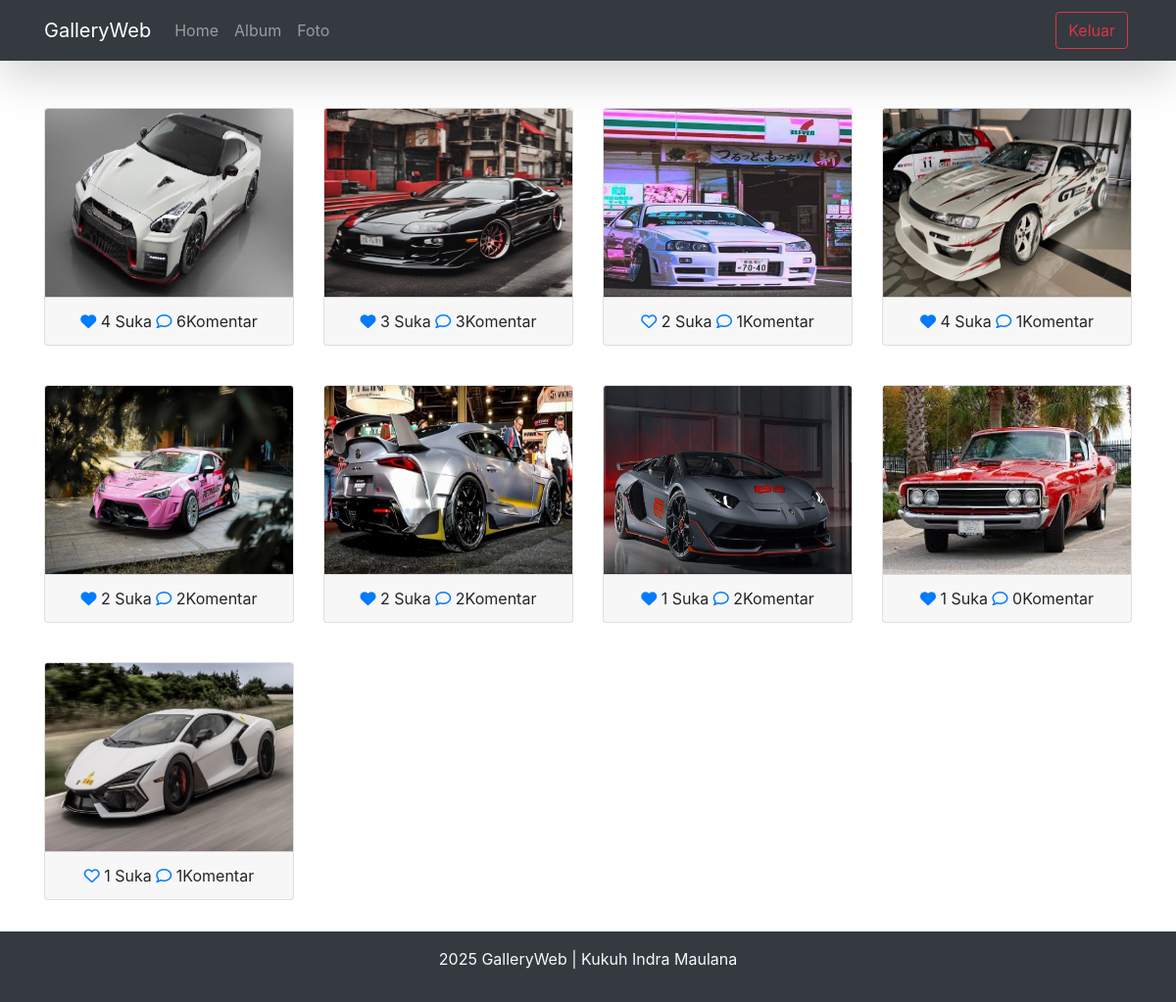
The app's page /home/index.php (signed in) with its own data.
### tables this page shows
CREATE TABLE `foto` (
  `fotoid` int NOT NULL,
  `judulfoto` varchar(255) NOT NULL,
  `deskripsifoto` text NOT NULL,
  `tanggalunggah` date NOT NULL,
  `lokasifile` varchar(255) NOT NULL,
  `albumid` int NOT NULL,
  `userid` int NOT NULL
);

### home/index.php (the view, shortened to what this page needs)
<?php
include '../config/koneksi.php';
$userid = $_SESSION ['userid'];
?>
<!DOCTYPE html>
<html lang="en">
<head>
    <link rel="stylesheet" href="../assets/css/bootstrap.min.css">
    <link rel="stylesheet" href="https://stackpath.bootstrapcdn.com/bootstrap/4.5.2/css/bootstrap.min.css">
    <link rel="stylesheet" href="https://cdnjs.cloudflare.com/ajax/libs/font-awesome/6.7.2/css/all.min.css" />
</head>
<body>
<nav class="navbar navbar-expand-lg navbar-dark bg-dark shadow-lg">
  <div class="container">
    <a class="navbar-brand" href="index.php">GalleryWeb</a>
    <div class="collapse navbar-collapse" id="navbarNavAltMarkup">
      <div class="navbar-nav me-auto">
        <a href="home.php" class="nav-link">Home</a>
        <a href="album.php" class="nav-link">Album</a>
        <a href="foto.php" class="nav-link">Foto</a>
      </div>
      <a href="../config/aksi_logout.php" class="btn btn-outline-danger m-1">Keluar</a>
    </div>
  </div>
</nav>
<div class="container mt-3">
  <div class="row">
    <?php
            $query = mysqli_query($koneksi, "SELECT * FROM foto INNER JOIN user ON foto.userid=user.userid INNER JOIN album ON foto.albumid=album.albumid ");
            while ($data = mysqli_fetch_array($query)){
?>
    <div class="col-md-3 mt-2">
        <a type="button" class="" data-bs-toggle="modal" data-bs-target="#komentar<?php echo $data['fotoid'] ?>">
    <div class="card mb-2">
    <img src="../assets/img/<?php echo $data['lokasifile']; ?>" class="card-img-top" title="<?php echo $data['judulfoto']; ?>" style="height: 12rem;" alt="">
       <div class="card-footer text-center">
      <?php
        $fotoid = $data ['fotoid'];
        $ceksuka = mysqli_query($koneksi, "SELECT * FROM likefoto WHERE fotoid='$fotoid' AND userid='$userid'");
        if(mysqli_num_rows($ceksuka) == 1){ ?>
        <a href="../config/proses_like.php?fotoid=<?php echo $data['fotoid']; ?>" type="submit" name="batalsuka" style="text-decoration: none;">
        <i class="fa fa-heart"></i></a>
        <?php }else{ ?>
        <a href="../config/proses_like.php?fotoid=<?php echo $data['fotoid']; ?>" type="submit" name="suka" style="text-decoration: none;">
        <i class="fa-regular fa-heart"></i></a>
          <?php }
        $like = mysqli_query($koneksi, "SELECT * FROM likefoto WHERE fotoid='$fotoid'");
        echo mysqli_num_rows($like). ' Suka';
      ?>
          <a href="" type="button" class="" data-bs-toggle="modal" data-bs-target="#komentar<?php echo $data['fotoid'] ?>" style="text-decoration: none;">
         <i class="fa-regular fa-comment"></i></a>
         <?php
         $jmlkomen = mysqli_query($koneksi, "SELECT * FROM komentarfoto WHERE fotoid='$fotoid' " );
         echo mysqli_num_rows($jmlkomen). 'Komentar';
         ?>
       </div>
      </a>
    </div>
   </div>
   <?php } ?>
<footer class="text-center py-3 bg-dark text-light mt-4">
    <p>2025 GalleryWeb | Kukuh Indra Maulana</p>
</footer>
</body>
</html>

### records on screen
foto: lokasifile (picture), mysqli_num_rows($like) "4", mysqli_num_rows($jmlkomen) "6"
foto: lokasifile (picture), mysqli_num_rows($like) "3", mysqli_num_rows($jmlkomen) "3"
foto: lokasifile (picture), mysqli_num_rows($like) "2", mysqli_num_rows($jmlkomen) "1"
foto: lokasifile (picture), mysqli_num_rows($like) "4", mysqli_num_rows($jmlkomen) "1"
foto: lokasifile (picture), mysqli_num_rows($like) "2", mysqli_num_rows($jmlkomen) "2"
foto: lokasifile (picture), mysqli_num_rows($like) "2", mysqli_num_rows($jmlkomen) "2"
foto: lokasifile (picture), mysqli_num_rows($like) "1", mysqli_num_rows($jmlkomen) "2"
foto: lokasifile (picture), mysqli_num_rows($like) "1", mysqli_num_rows($jmlkomen) "0"
foto: lokasifile (picture), mysqli_num_rows($like) "1", mysqli_num_rows($jmlkomen) "1"
